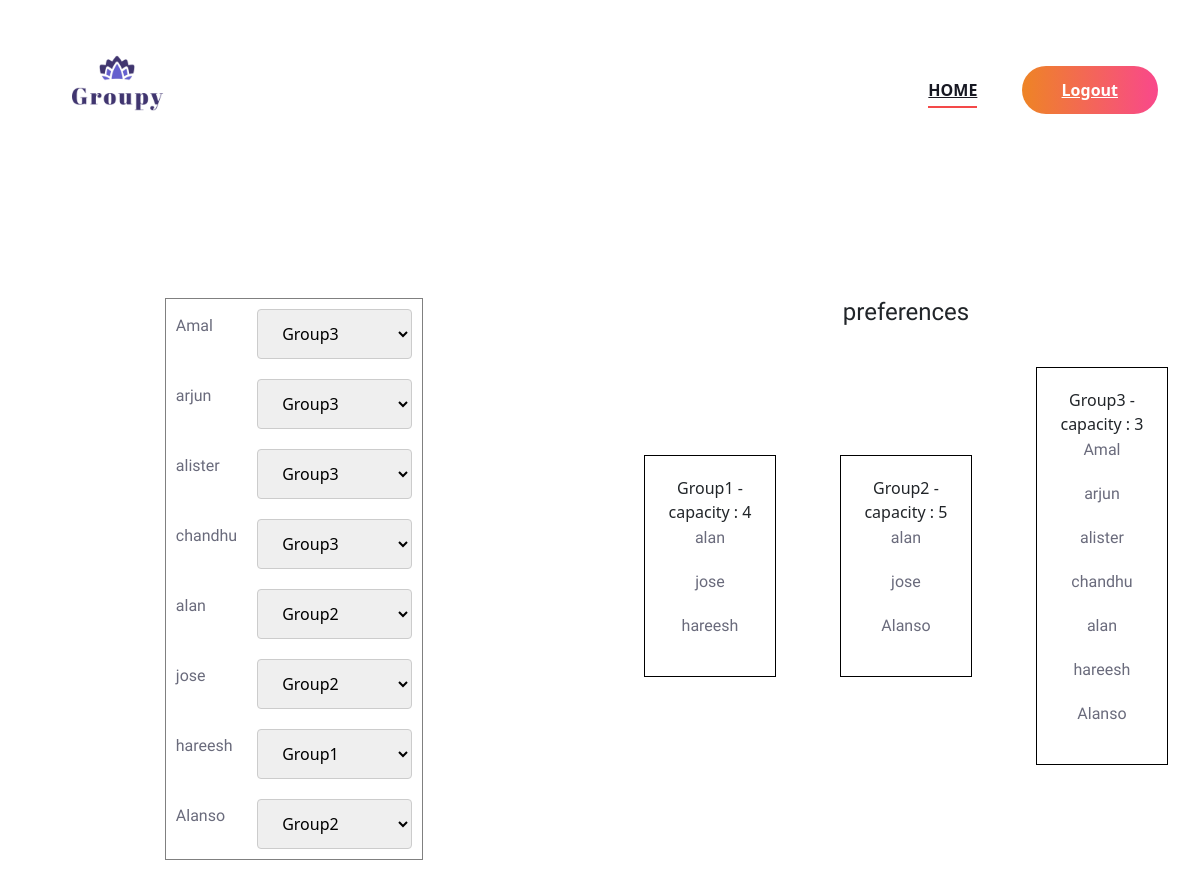
Before: /Org/mannual/11 with the older database file.
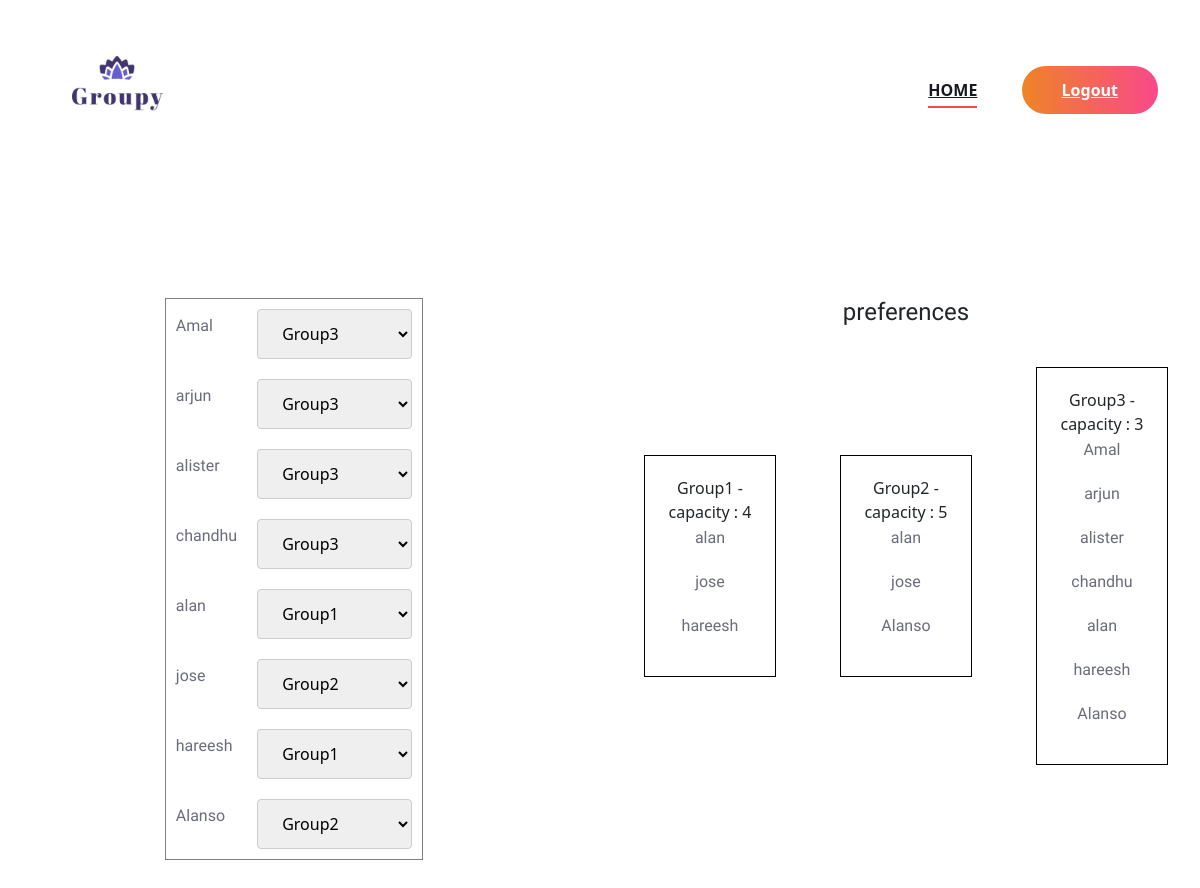
After: the same page with the newer database file.
### Guest/models.py (models this page shows)
class ParticipateUser(models.Model):
    user=models.CharField(max_length=50)
    events=models.ForeignKey(Event,on_delete=models.CASCADE)
    rooms=models.TextField(max_length=50,default="")
    new_rooms = models.TextField(max_length=50, default="")
    privatecode = models.TextField(max_length=50, default="")
    is_ignored = models.BooleanField(default=False)

### Organizer/models.py (models this page shows)
class Room(models.Model):
    events=models.ForeignKey(Event,on_delete=models.CASCADE)
    number=models.CharField(max_length=50)
    capacity=models.IntegerField(default=0)

### Organizer/views.py (the view)
# urls.py: path('mannual/<int:pk>', views.manuualy,name="manuualy"),
def manuualy(request,pk):
    event=Event.objects.get(id=pk)
    eventdata=Event.objects.get(id=pk)
    pdata=ParticipateUser.objects.filter(events=eventdata)
    roomdata=Room.objects.filter(events=eventdata)
    participants = ParticipateUser.objects.filter(events=event)
    rooms=Room.objects.filter(events=event)
    print(rooms)
    if request.method == 'POST':
        for participant in participants:
            room_name = request.POST.get('room_' + str(participant.id))
            print(room_name)
            roomObj=Room.objects.get(id=room_name)
            roomNumber=roomObj.number
            print(roomNumber)
            if roomNumber:
                participant.new_rooms = roomNumber
                participant.save()
        return redirect('org:home')
    else:
        return render(request,"Organizer/Manually.html",{'users_data':participants,'room':rooms,'data': pdata, 'rdata': roomdata,})

### Organizer/templates/Organizer/Manually.html (shortened to what this page needs)
{% extends 'Organizer/Head.html'%}
{% load static %}
{% block content %}
<br><br><br><br>
<!DOCTYPE html>
<html lang="en">
<head>
    <link href="https://cdn.jsdelivr.net/npm/bootstrap@5.3.0/dist/css/bootstrap.min.css" rel="stylesheet">
</head>
<body>
<div class="row">
    <div class="col-md-6">
        <form action="" method="post">
            <table border="1" align="center" cellpadding="10"  >
                {% for user_data in users_data %}
                <tr>
                    <td>
                        <p>{{ user_data.user }}</p>
                    </td>
                    <td>
                        <select id="room_{{ user_data.id }}" name="room_{{ user_data.id }}"  onchange="onSelectChange(this.value, '{{ user_data.id }}')">
                            {% for room in room %}
                            <option value="{{ room.id }}" {% if user_data.new_rooms == room.number %}selected {% endif %}>
                                {{ room.number }}
                            </option>
                            {% endfor %}
                        </select>
                    </td>
                </tr>
                {% endfor %}
            </table>
        </form>
    </div>
       <div class="col-md-6">
        <h4 class="text-center">preferences</h4>
        <table  align="center" cellpadding="10">
            <tr>
                {% for i in rdata %}
                <td>
                    <div style="text-align:center;border:1px solid black;margin:22px;padding:20px">
                    {{i.number}}  - capacity : {{ i.capacity }}
                    {% for j in data %}
                    {% if i.number in j.rooms %}
                        <p>{{j.user}}</p>
                    {% endif %}
                    {% endfor %}
                </div>
                </td>
                {% endfor %}
        </table>
       </div>
</div>
</body>
</html>
<br><br><br><br><br><br><br><br><br><br><br><br><br><br><br><br><br><br><br><br><br>
{% endblock content %}

Changed rows visible on the page:
changed ParticipateUser "alan": new_rooms+id "Group2" → "Group1"
